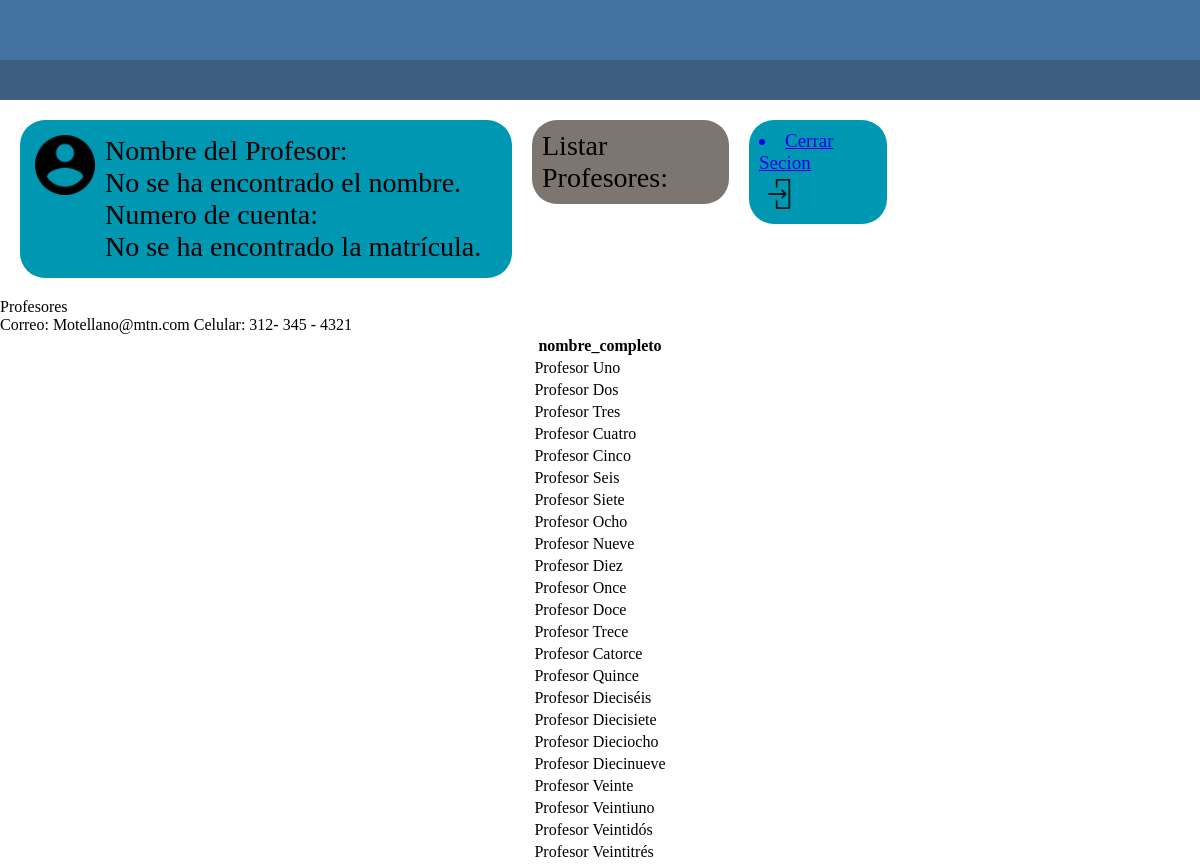
/Pagina_Maestro_prototipo1/Profesor_Listar_Profesores_1.php, run on an earlier commit of the app's database.
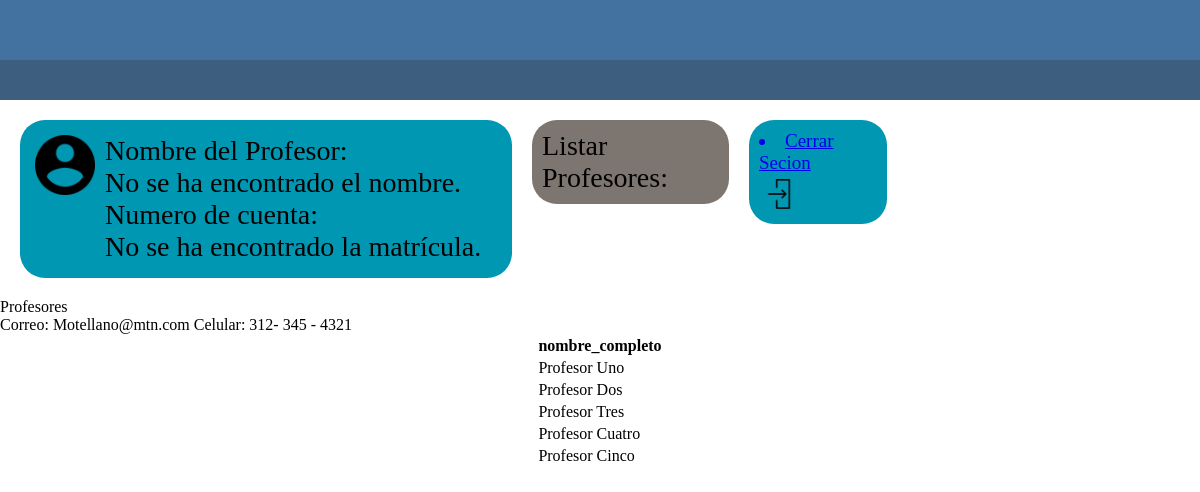
And on a later commit of the database.
### tables this page shows
CREATE TABLE profesores(
    matricula_profesor INT PRIMARY KEY,
    contraseña VARCHAR(30),
    nombre_completo VARCHAR(100),
    correo VARCHAR(50),
    FOREIGN KEY (correo) REFERENCES login(correo)
);

### Pagina_Maestro_prototipo1/Conexion.php (called while the page is built, shortened)
<?php
   class Conexion{
    private $host = 'localhost';
    private $usuario= 'root';
    private $password = '';
    private $base = 'Titanic';
    public $sentencia;
    private $conexion;
    private function abrir_conexion(){
      $this->conexion = new mysqli($this->host,$this->usuario,$this->password,$this->base);
    }
    public function obtener_sentencia(){
      $result = $this->conexion->query($this->sentencia);
      return $result;
    }
  }
?>

### Pagina_Maestro_prototipo1/Contacto.php (called while the page is built, shortened)
<?php
   include ("Conexion.php");
   Class Contacto extends conexion{
      public function Listar_Profesores(){
         $this->sentencia = "SELECT nombre_completo FROM profesores;";
         $resultado = $this->obtener_sentencia();
         return $resultado;
      }
   }
?>

### Pagina_Maestro_prototipo1/Profesor_Listar_Profesores_1.php (the view, shortened to what this page needs)
<!DOCTYPE html>
<head>
	<tie></title>
	<link rel="stylesheet" type="text/css" href="Listar_Alumnos_Profesor.css">
</head>
<body>
    <div id="total">
    <div id="Prinsipal">
    	<div id="Color_arriba0"></div>
	    <div id="Color_arriba1"></div>
    	<header id="cabeza">
    		<article id="Info_usuario">
                <input id="Imagen0" type="image" src="icon_usuario.PNG" alt="Enviar" width="60px" height="60px">
                <div id="Info_usuario1">
            	    <p>Nombre del Profesor:</p>
                    <?php
                        if (isset($_COOKIE['username'])) {
                        $username = $_COOKIE['username'];
                        echo "$username";
                        } else {
                            echo "No se ha encontrado el nombre.";
                        }
                    ?>
                    <p>Numero de cuenta:</p>
                    <?php
                        if (isset($_COOKIE['matricula'])) {
                        $matricula = $_COOKIE['matricula'];
                            echo "$matricula";
                        } else {
                            echo "No se ha encontrado la matrícula.";
                        }
                    ?>
               </div>
            </article>
            <article id="Info_ListAlumn">
            	<div>
            		Listar Profesores:
            	</div>
            </article>
            <article id="cerrar_secion0">
            	<a href="?opc=cerrar_secion"> <li>Cerrar Secion</li> </a>
                <input id="Imagen0" type="image" src="Icon_salir.PNG" alt="Enviar" width="30px" height="30px">
            </article>
    	</header>
    	<section>
    		<article id="Acciones">
    			<div id="Tabla0">
    				<header id="Titulo_Tabla">
    					<p>Profesores</p>
    				</header>
                    <section>
                    <?php
                        require_once("Contacto.php");
                            $obj = new contacto();
                            $resultado = $obj->Listar_Profesores();
                            echo "<table>";
                            echo "<tr>";
                            echo "<th>nombre_completo</th>";
                            echo "</tr>";
                            while ($Profesor = $resultado->fetch_assoc()) {
                                echo "<tr>";
                                echo "<td>".$Profesor["nombre_completo"]."</td>";
                                echo "</tr>";
                            }
                    ?>
                    </section>
    			</div>
    		</article>
    	</section>
    	<footer id="Pie_Pagina"> <p>Correo: Motellano@mtn.com             Celular: 312- 345 - 4321</p> </footer>
    </div>
    </div>
</body>
</html>

What changed in the data, as far as the page shows it:
removed profesores: nombre_completo "Profesor Seis"
removed profesores: nombre_completo "Profesor Siete"
removed profesores: nombre_completo "Profesor Ocho"
removed profesores: nombre_completo "Profesor Nueve"
removed profesores: nombre_completo "Profesor Diez"
removed profesores: nombre_completo "Profesor Once"
removed profesores: nombre_completo "Profesor Doce"
removed profesores: nombre_completo "Profesor Trece"
removed profesores: nombre_completo "Profesor Catorce"
removed profesores: nombre_completo "Profesor Quince"
removed profesores: nombre_completo "Profesor Dieciséis"
removed profesores: nombre_completo "Profesor Diecisiete"
removed profesores: nombre_completo "Profesor Dieciocho"
removed profesores: nombre_completo "Profesor Diecinueve"
removed profesores: nombre_completo "Profesor Veinte"
removed profesores: nombre_completo "Profesor Veintiuno"
removed profesores: nombre_completo "Profesor Veintidós"
removed profesores: nombre_completo "Profesor Veintitrés"
